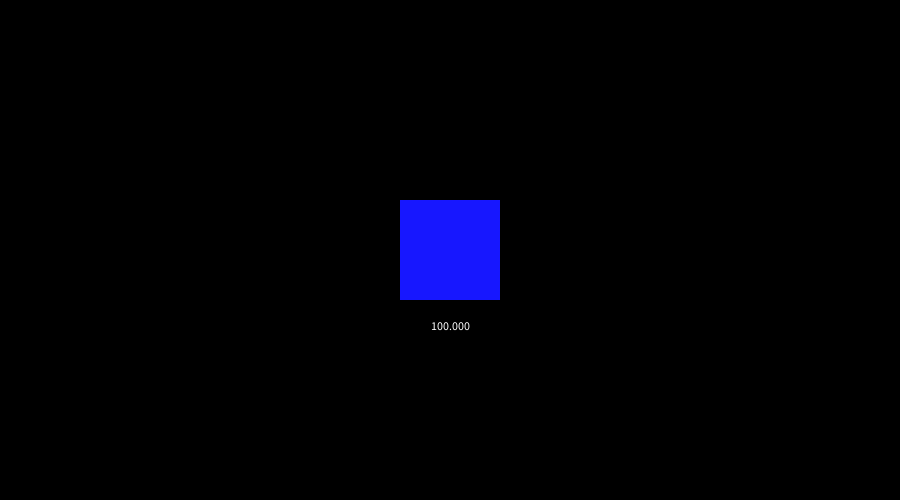
Frame 1 (no input)
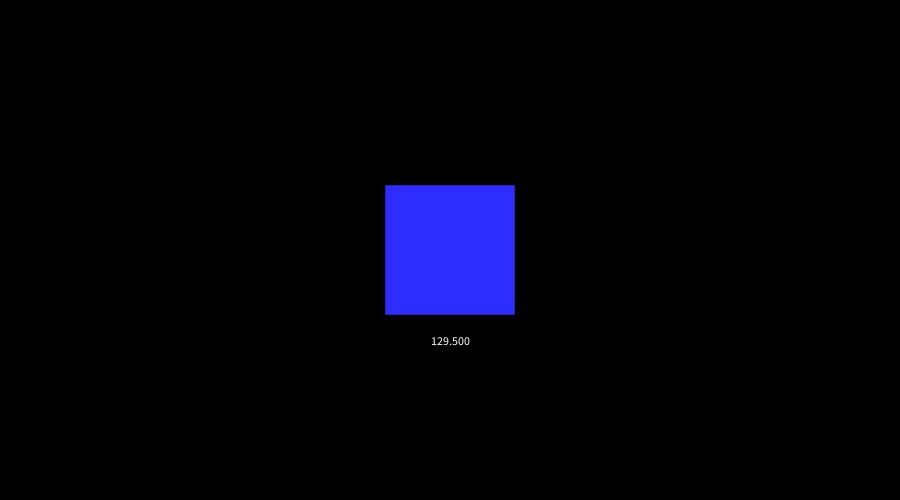
Frame 60 (the mouse pressed at the canvas centre just before this capture)
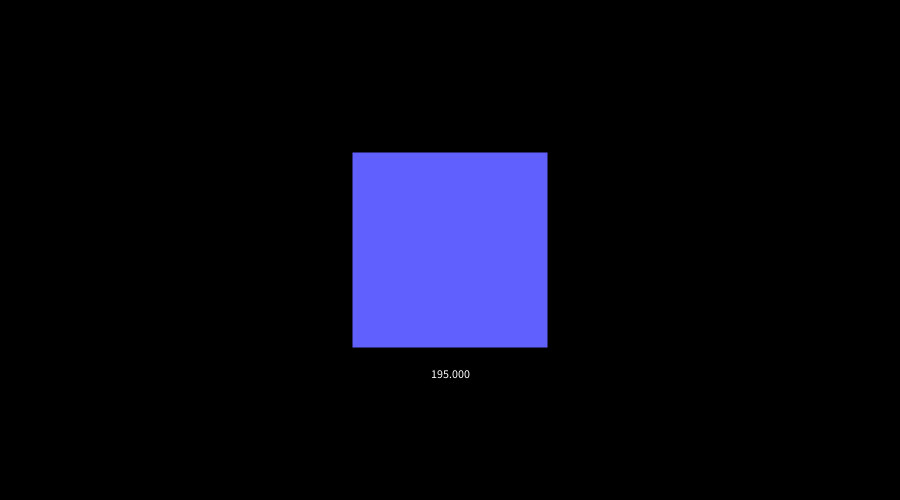
Frame 120 (the mouse held since frame 60 and released just before this capture)

The Processing sketch that drew these frames (run headless with seeded random() and noise(); from frame 60 on, the mouse is pressed at the canvas centre):

// Processing sketch: sketch_04_lerp_morphing_color
// ── sketch_04_lerp_morphing_color.pde
//複数のデータを、データ間をモーフィングさせながら可視化してみる

float [] data = {100,150,400,300,70}; //データの配列
int index = 0;  //表示するデータのインデックス

float size = data[index];            //表示するデータ
float next_size = data[index + 1];   //次に表示するデータ
float morph_size;                    //データ間をモーフィングしたデータ

float percent = 0;                   //モーフィングの割合（lerp関数で使うため、1を超えないようにする）

float data_max = max(data);          //データの最大値
float data_min = min(data);          //データの最小値
float morph_color;                   //色の変数

void setup(){
  size(900,500);
  noStroke();
  fill(255);
  textAlign(CENTER);
  rectMode(CENTER);
}


void draw(){
  background(0);
  
  //モーフィングの計算
  morph_size = lerp(size, next_size, percent);
  
  //色の計算
  //map関数を使って、morph_size　を 0 〜 255の間の数値に変換する。
  morph_color = map( morph_size, data_min, data_max, 0, 255);
  
  fill(morph_color, morph_color, 255);
  
  //結果を四角形で可視化
  rect(width/2, height/2, morph_size, morph_size);
  
  fill(255);
  text(morph_size, width/2, height/2 + morph_size/2 +30);
  
  //モーフィングの割合を更新
  percent += 0.01;
  
  //モーフィングの割合が1になった時の処理
  if(percent >=1.0){
    
    //表示するデータのインデックスを進める
    index += 1;
    
    //配列の最後に到達したら停止
    if(index == data.length - 1){
      noLoop();
    }
    else{
      //表示するデータと、次に表示するデータを更新
      size = data[index];
      next_size = data[index + 1];
    }
    
    //モーフィングの割合を初期化
    percent = 0;
  }
 
}
